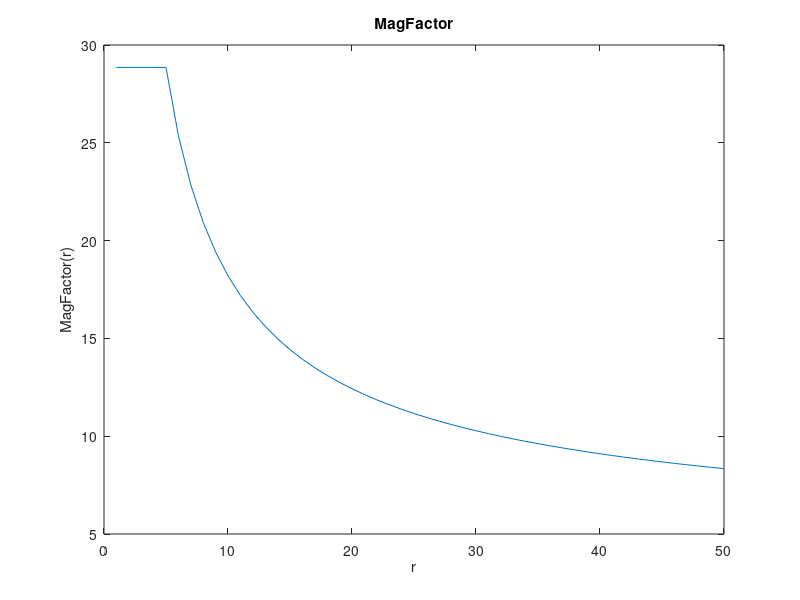
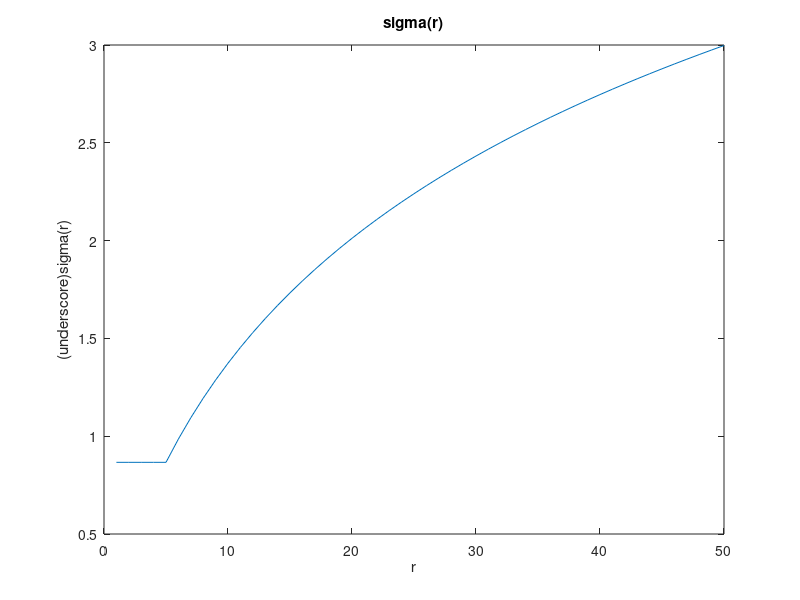
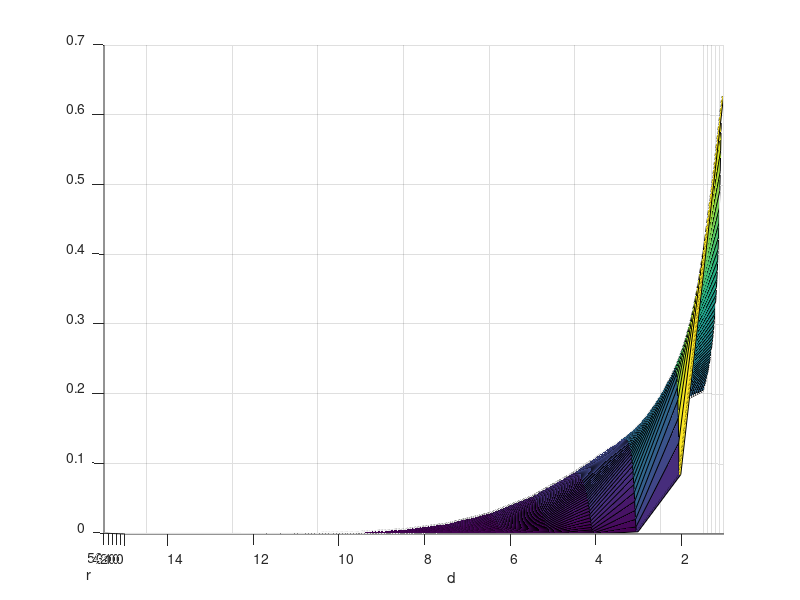
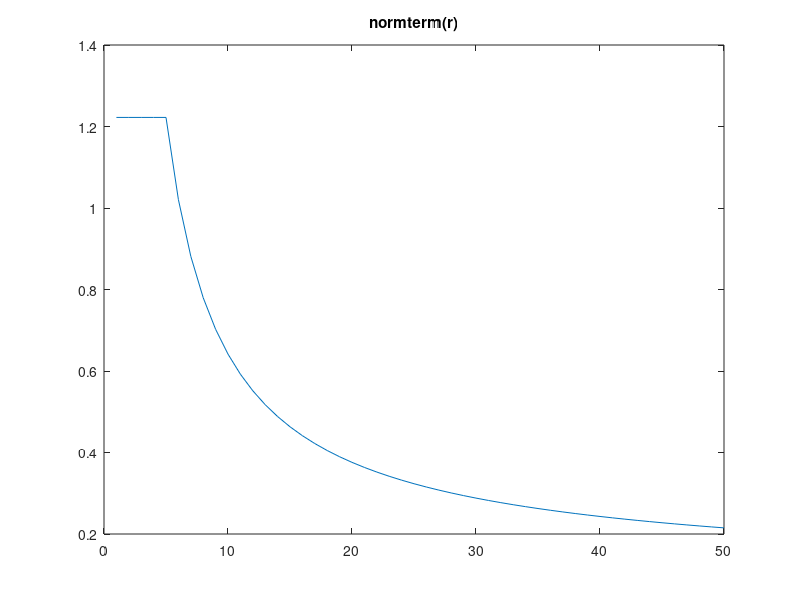

MATLAB code for these plots, in order:
% octave file to investigate the widening gaussian projective field
% This is then implemented in the model as the WideningGaussian
% python connection script.

% The neural field size - never changes in this model, so this is
% not a parameter.
W_nfs = 50

%
% The following will be parameters to the WideningGaussian script
%
% The sigma constant from which sigma(r) is computed
sigma = 25
% E2 participates in the magnification factor. In practice this is
% not changed, but it's still included as a param.
E2 = 2.5
% An r shift - required in the Python script due to indexing from 0
_rshift = 0;
% A normalisation power
normpower = 1.4;

r = [1+_rshift:50+_rshift];


M_f =  W_nfs ./ (E2 .* log (((r)/(2.*E2))+1));

rshift = 5; % Past the foveal region
M_f(1:rshift) = M_f(rshift);

figure(1)
plot (r, M_f);
xlabel('r');
ylabel('MagFactor(r)');
title ('MagFactor');

_sigma = sigma./M_f;
_SIGMA=repmat(_sigma, 50, 1);

figure(2)
plot (r, _sigma);
xlabel('r');
ylabel('(underscore)sigma(r)');
title('sigma(r)');

d = [1:50];
D = repmat (d, 50, 1)';

% This gives good normalisation.
normterm = 1./power(_sigma,normpower);

figure(4)
plot (r, normterm);
title ('normterm(r)');


GAUSS = normterm.*exp(-0.5.*power(D./_SIGMA,2));
figure(3)
surf(GAUSS)
xlabel('r')
ylabel('d')
ylim([1,15])
view([268 0.1])


figure(5);
plot (r, sum(GAUSS, 1));
title('Sum of GAUSS surface (figure 3) along d axis')
ylim([0 1.25])
